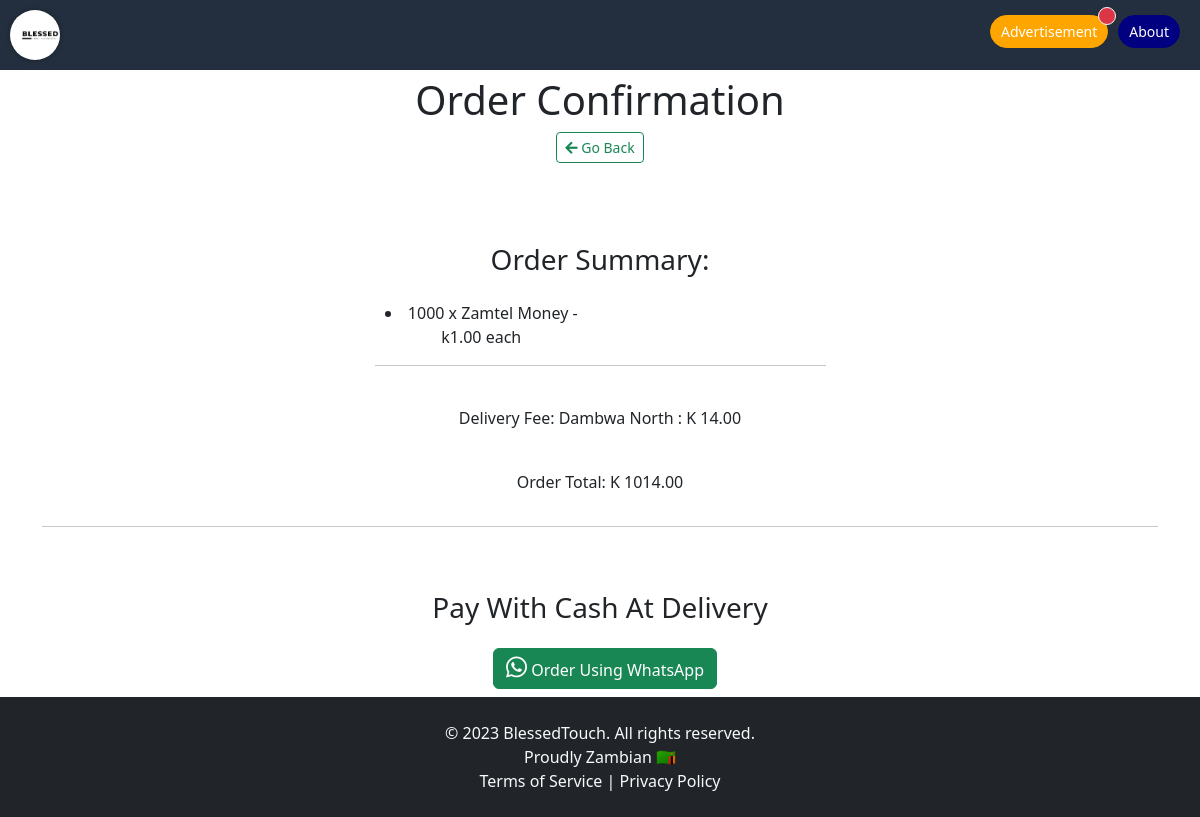
/order-confirmation/6/, run on the app's committed database.
### customer/models.py (models this page shows, shortened)
class OrderItem(models.Model):
    item = models.ForeignKey(MenuItem, on_delete=models.CASCADE)
    quantity = models.IntegerField(default=1)

class MenuItem(models.Model):
    name = models.CharField(max_length=100)
    description = models.TextField()
    DeliveredTime = models.TextField(default=default_delivered_time)
    image = models.ImageField(upload_to='menu_images/')
    price = models.DecimalField(max_digits=5, decimal_places=2)
    category = models.ManyToManyField('Category', related_name='items')
    availability = models.BooleanField(default=True)
    is_verified = models.BooleanField(default=False)  # New field for verified items

class Location(models.Model):
    name = models.CharField(max_length=50)
    delivery_fee = models.DecimalField(max_digits=5, decimal_places=2)
    def __str__(self):
        return self.name

### customer/views.py (the view)
# urls.py: path('order-confirmation/<int:pk>/', OrderConfirmation.as_view(), name='order-confirmation'),
class OrderConfirmation(View):
    def get(self, request, pk, *args, **kwargs):
        order = OrderModel.objects.get(pk=pk)
        total_price = order.price + order.location.delivery_fee
        context = {
            'pk': order.pk,
            'order_items': order.order_items.all(),
            'price': order.price,
            'location': order.location,
            'delivery_fee': order.location.delivery_fee,
            'total_price': total_price,
        }
        return render(request, 'customer/order_confirmation.html', context)

### templates/customer/order_confirmation.html
{% extends 'base.html' %}
{% block content %}
<div class="container mb-5">
    <div class="row justify-content-center mt-1">
        <div class="col-md-5 col-sm-12 p-4 text-center">
            <h1>Order Confirmation</h1>
            <a href="{% url 'customer:order' %}" class="btn btn-outline-success mb-2 btn-sm">
                <i class="fas fa-arrow-left"></i> Go Back
            </a>
        </div>
    </div>
    <div class="row justify-content-center mt-5">
        <div class="col-md-5 col-sm-12 text-center">
            <h3 class="pb-3">Order Summary:</h3>
            {% for item in order_items %}
            <div class="row">
                <div class="col-md-6 col-sm-12">
                    <li>{{ item.quantity }} x {{ item.item.name }} - k{{ item.item.price }} each</li>
                </div>
                <div class="col-md-6 col-sm-12">
                </div>
            </div>
            {% endfor %}
            <hr />
            <p class="font-weight-bold pt-4">Delivery Fee: {{ location }} : K {{ delivery_fee }}</p>
            <p class="font-weight-bold pt-4">Order Total: K {{ total_price }}</p>
        </div>
    </div>
    <hr />
</div>
<div class="row justify-content-center pb-2 pt-3">
    <div class="col-md-6 text-center">
        <h3>Pay With Cash At Delivery</h3>
    </div>
</div>
<div class="row justify-content-center pb-2 pt-2">
    <div class="col-md-6 text-center">
        <a href="https://api.whatsapp.com/send?phone=260970349470&amp;text=Invoice%20Order:%20https://blessedtouchs.pythonanywhere.com/customer/order/{{ pk }}/invoice" class="btn btn-success" style="margin-left: 10px;">
            <i class="fab fa-whatsapp" aria-hidden="true" style="color: white; font-size: 24px;"></i> Order Using WhatsApp
        </a>
    </div>
</div>
{% endblock content %}

### data on the page
OrderItem: quantity "1000", item.name "Zamtel Money", item.price "1.00"
Location: name "Dambwa North", delivery_fee "14.00"

### other printed values
{{ total_price }} "1014.00"
